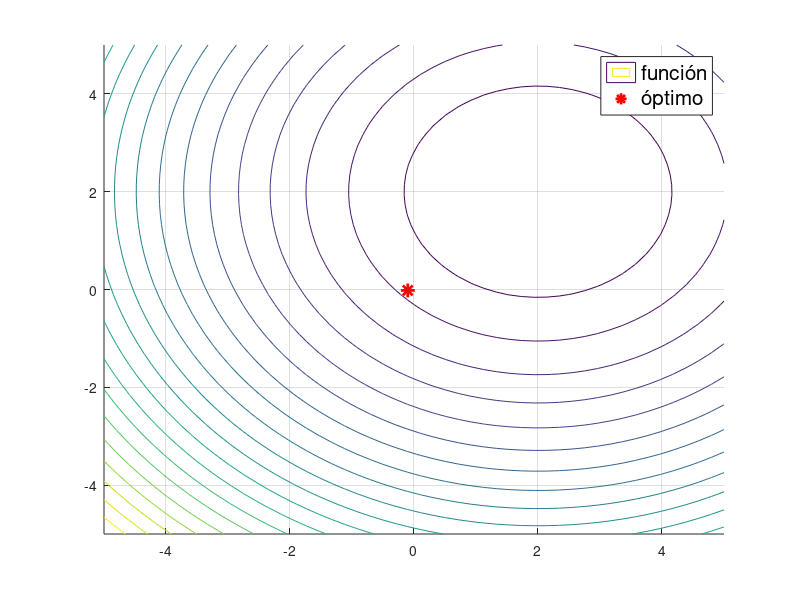
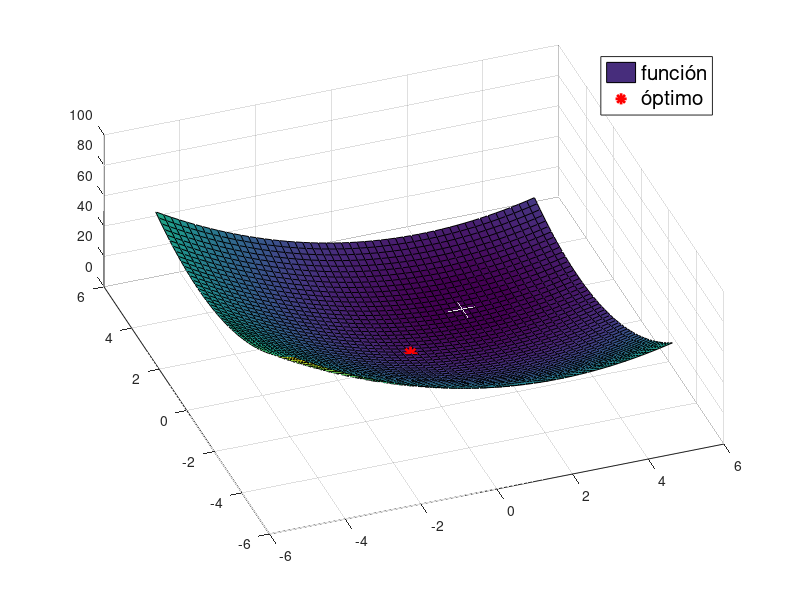
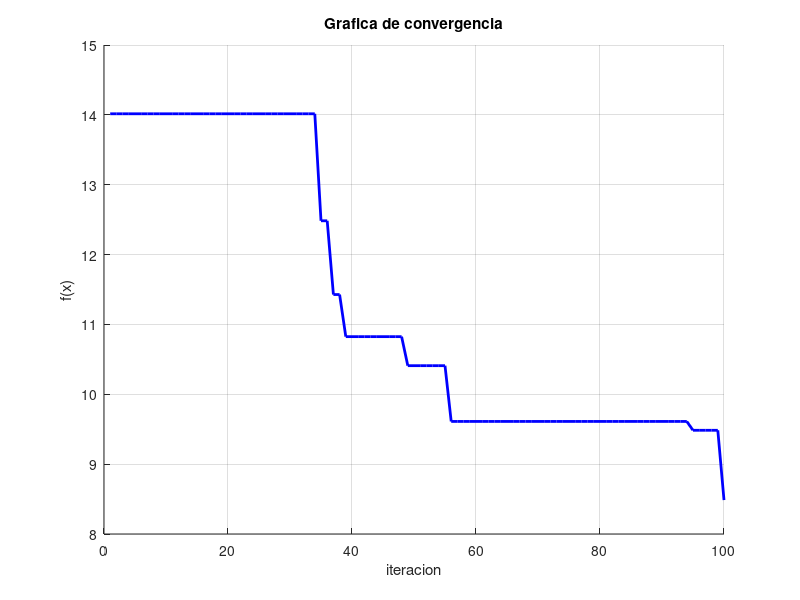

Write the MATLAB code that produced these figures, in order.
clear all
close all
clc

%f = @(x,y) x.*exp(-x.^2-y.^2);  
f = @(x,y) (x-2).^2 + (y-2).^2;

xl = [-5 -5]';
xu = [5 5]';

pm = 0.5;

D = 2;
G=100;%Ahora representara generaciones


x = xl + (xu-xl).*rand(D,1);

fx_plot = zeros(1,G);
for g=1:G
    
    y = x;

    for j=1:D
        r = rand();
        if r<pm
             y(j) = xl(j) + (xu(j)-xl(j)).*r; 
        end
    end

    fy = f(y(1),y(2));
    fx = f(x(1),x(2));
    if fy<fx
        x = y;
    end
    fb = f(x(1),x(2));
    fx_plot(g) = fb;

end

xb = x;
fb = f(x(1),x(2));

disp(['minimo global en: x=' num2str(xb(1))]);

x_lim = linspace(-5,5,50); % límites para eje x, -5 es inferior, 5 es superior, con 50 puntos
y_lim = linspace(-5,5,50); % límites para eje y, -5 es inferior, 5 es superior, con 50 puntos
    
[X,Y] = meshgrid(x_lim,y_lim); % creamos una rejilla de puntos (x,y) para crear el plot
Z = f(X,Y); % evaluación de cada elemento en la rejilla para crear su valor en el eje z

figure
hold on
grid on

contour(X,Y,Z,20) 
plot(xb(1),xb(2),'r*','LineWidth',2,'MarkerSize',10) %mostramos la linea con el mejor acercamiento
legend({'función','óptimo'},'FontSize',15)

figure
hold on
grid on

surf(X,Y,Z) 
plot3(xb(1),xb(2),f(xb(1),xb(2)),'r*','LineWidth',2,'MarkerSize',10) % plot de un punto cualqueira en 3D
legend({'función','óptimo'},'FontSize',15)

view([-20,60]) 

figure
grid on
hold on
plot(fx_plot,'b-','LineWidth',2)
title('Grafica de convergencia')
xlabel('iteracion')
ylabel('f(x)')